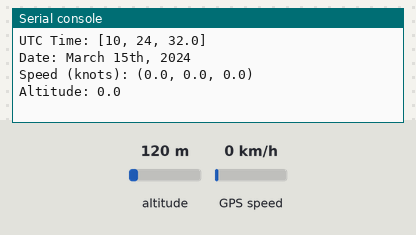
The program below on a simulated Raspberry Pi Pico running MicroPython. Shown: the last lines printed to the serial console. The inputs (shaded band) are chosen by the test bench; at power-on: altitude 120 m, GPS speed 0 km/h. The GPS gets a fix after 3 s at 37.7749, -122.4194 with 8 satellites; library files of the repository ran but are not shown: micropyGPS.py.

Above: at 3.2 s.
3.3 s: altitude set to 20 m
At 4.7 s:
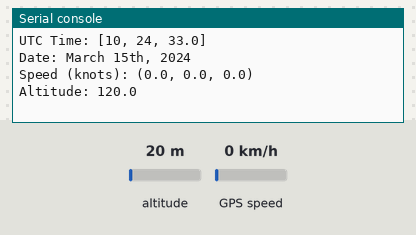
4.9 s: GPS speed set to 2 km/h
At 6.4 s:
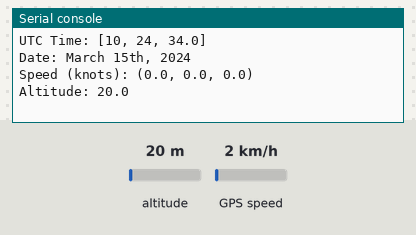
Timing chart, 0 to 7.9 s (numbered marks = the images above; inputs shaded):
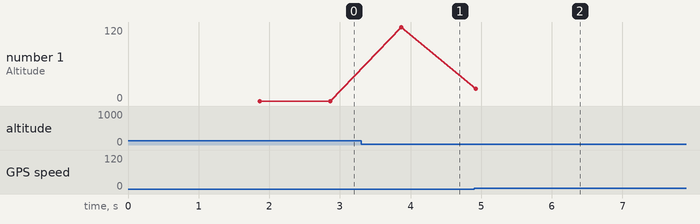

Measured:
- after the input at 3.3 s, the serial console: prints a new line after 0.56 s (image 1)
- after the input at 4.9 s, the serial console: prints a new line at once (image 2)
- plotted number 1: 0 → 120 after the input at 3.3 s, 120 → 20 after the input at 4.9 s

The program:

demo02.py
```python
from micropyGPS import MicropyGPS
from machine import UART
import time

# === Adjust UART pin numbers below to match your board and wiring ===
uart = UART(1, baudrate=9600, tx=4, rx=5)  # For ESP32
# uart = UART(1, baudrate=9600, tx=4, rx=5)  # For Raspberry Pi Pico

gps = MicropyGPS(location_formatting='dd')

last_print = time.ticks_ms()

while True:
    while uart.any():
        try:
            gps.update(uart.read(1).decode('utf-8'))
        except:
            print("error")
            pass  # In case of decoding errors

    # Print once per second
    if time.ticks_diff(time.ticks_ms(), last_print) > 1000:
        last_print = time.ticks_ms()
        if gps.latitude and gps.longitude:
            print("Latitude:", gps.latitude_string())
            print("Longitude:", gps.longitude_string())
            print("Satellites:", gps.satellites_in_use)
            print("UTC Time:", gps.timestamp)
            print("Date:", gps.date_string('long'))
            print("Speed (knots):", gps.speed)
            print("Altitude:", gps.altitude)
            print()
```
